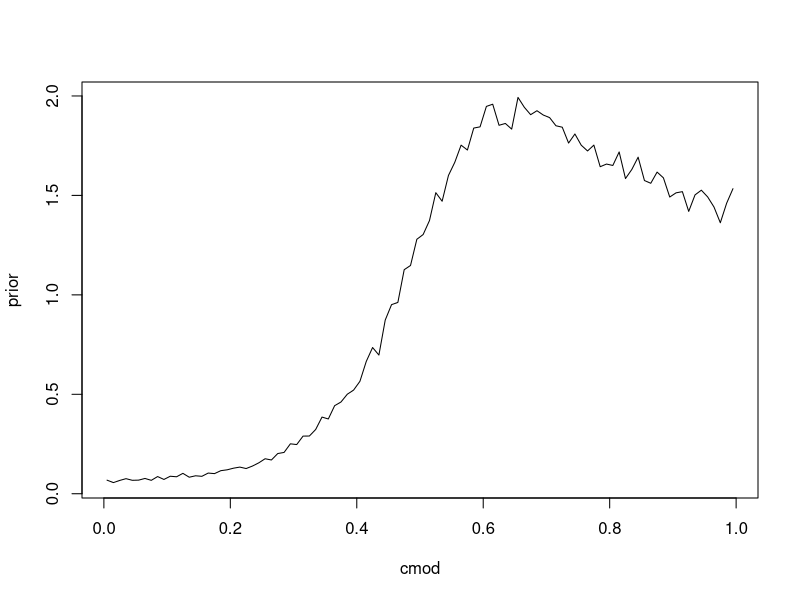
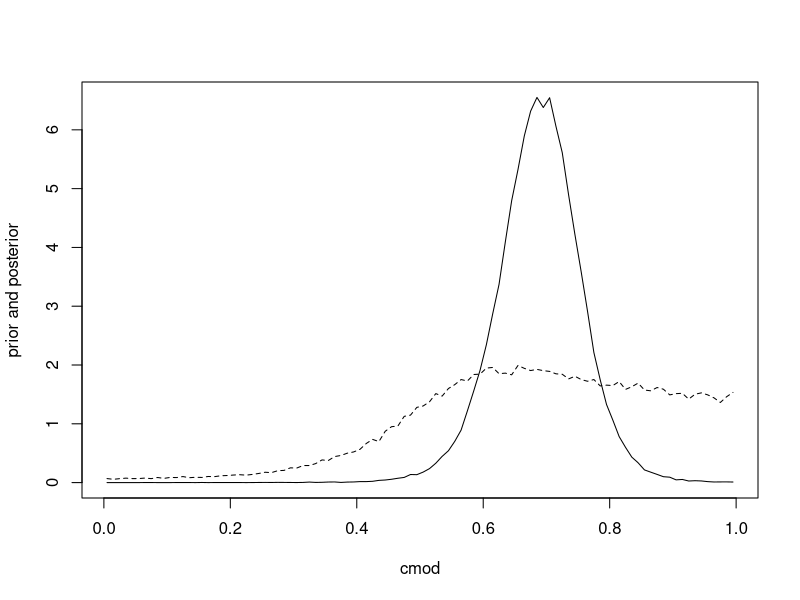
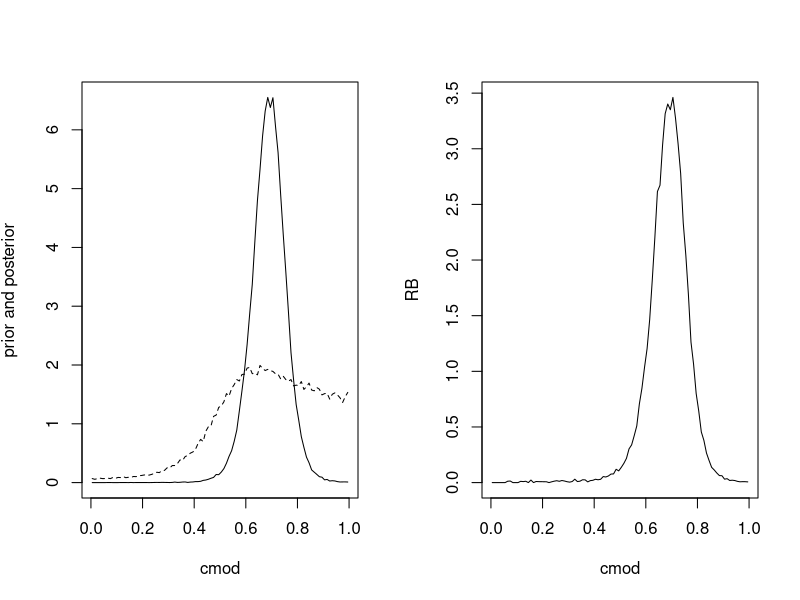

The R script that drew these images, in order: (Note: a time limit stopped this script after it produced the figures.)
# binormal analysis with equal variances
# 1. The setup

# the hyperparamters for the prior on the mu's and sigma's and w
mu0=0
tau0=0.5
alpha0=1.787
beta0=1.056
a1=15.3589 
a2=22.53835

# the data 
nND=25
xND=-0.072
sND2=19.638

nD=20
xD=0.976
sD2=16.778

#w = rbeta(1000,a1,a2)

# the values of the hyperparameters for the posterior based on the prior and the data 
alpha0post <- alpha0+(nD+nND)/2
tau0D=1/sqrt(nD+1/tau0^2)
tau0ND=1/sqrt(nND+1/tau0^2)
beta0post <- beta0+(sD2+sND2)/2+(tau0D**2)*(nD/tau0^2)*(xD-mu0)^2/2+(tau0ND**2)*(nND/tau0^2)*(xND-mu0)^2/2
mu0Dpost=(tau0D**2)*(nD*xD+mu0/tau0**2)
mu0NDpost=(tau0ND**2)*(nND*xND+mu0/tau0**2)
a1post=a1+nD
a2post=a2+nND

# L= number of subintervals of [0,1] for estimating density of copt 
L<-100
A=rep(0,L+1)
for (i in 1:(L+1)) {
  A[i]=(i-1)/L
}
grid=rep(0,L)
for (i in 1:L) {
  grid[i]=(i-1/2)/L
}

# the integrand in the computation of the AUC
fcnAUC <- function(z){
  return (dnorm(z)*pnorm((muDi-muNDi)/sigmaDi+sigmaNDi/sigmaDi*z))
}


#----------------------------------------------------------------------
#2. Using the conditional prior to make inferences about copt

# getting the prior distrbution of copt

nMonteprior=100000

# samples from (muD,sigmaD,muND,sigmaND) and prevalence w
sigmaD <- sqrt(1/rgamma(nMonteprior,alpha0,beta0))
sigmaND=sigmaD
muD = rnorm(nMonteprior,mu0,(tau0*sigmaD))
priorimpwt=pnorm((muD-mu0)/(tau0*sigmaND))
U=rbeta(nMonteprior,1,1)
muND = mu0+tau0*sigmaND*qnorm(priorimpwt*U)
# prevalence
w = rbeta(nMonteprior,a1,a2)

c=0.5*(muD+muND)+(sigmaD**2)*(log((1-w)/w))/(muD-muND)
cmod=(pi/2+atan(c))/pi
cmodmax=max(cmod)
cmodmin=min(cmod)
cmodmax
cmodmin

priorcmod <- rep(0,L)

for (iMonteprior in 1:nMonteprior) {
  for (igrid in 1:L){
    if ( (A[igrid] < cmod[iMonteprior]) & (cmod[iMonteprior] <= A[igrid+1]) ) {
      priorcmod[igrid]=priorcmod[igrid]+priorimpwt[iMonteprior]
    }
  }
}
priorcmod=priorcmod/sum(priorcmod)
priorcmoddensity=L*priorcmod
plot(grid, priorcmoddensity, xlab="cmod",ylab="prior",type="l",lty=1)


# getting the posterior

nMontepost=100000
sigmaDpost <- sqrt(1/rgamma(nMontepost,alpha0post,beta0post))
sigmaNDpost=sigmaDpost
muDpost = mu0Dpost+tau0D*sigmaDpost*rnorm(nMontepost,0,1)
postimpwt=pnorm((muDpost-mu0NDpost)/(tau0ND*sigmaNDpost))
U=rbeta(nMontepost,1,1)
muNDpost = mu0NDpost+tau0ND*sigmaNDpost*qnorm(postimpwt*U)
wpost= rbeta(nMontepost,a1post,a2post)

c=0.5*(muDpost+muNDpost)+(sigmaDpost**2)*(log((1-wpost)/wpost))/(muDpost-muNDpost)
cmod=(pi/2+atan(c))/pi
cmodmax=max(cmod)
cmodmin=min(cmod)
cmodmax
cmodmin

postcmod <- rep(0,L)

# this is the loop for the Monte Carlo for the posterior
for (iMontepost in 1:nMontepost) { 
  for (igrid in 1:L){
    if ( (A[igrid] < cmod[iMontepost]) & (cmod[iMontepost] <= A[igrid+1]) ) {
      postcmod[igrid]=postcmod[igrid]+postimpwt[iMontepost] 
    }
  }
}

postcmod=postcmod/sum(postcmod)
postcmoddensity=L*postcmod
plot(grid,postcmoddensity,xlab="cmod",ylab="prior and posterior",type="l",lty=1)
lines(grid, priorcmoddensity, type="l",lty=2)

# obtain relative belief ratio and inferences

RBcmod <- postcmod/priorcmod

postPlcmod=0
print("The values in the plausible region for cmod, copt, the RB and the post. prob. at those values")
for (i in 1:L) {
  if (priorcmod[i] > 0 & RBcmod[i] > 1 ) {
    postPlcmod=postPlcmod+postcmod[i]
    cat(grid[i],tan(pi*grid[i]-pi/2),RBcmod[i],postcmod[i],"\n")}
}
cat("The posterior content of the plausible region = ",postPlcmod,"\n")

imax=1

RBcmod[is.na(RBcmod)] = 0 # DENOTE 0 TEMPORARILY
for (i in 1:L) {
  if (priorcmod[i] >0 & RBcmod[i] > RBcmod[imax] ) {imax=i }
}
cmodest=grid[imax]
cmodest
coptest=tan(pi*cmodest-pi/2)
coptest

par(mfrow=c(1,2))
plot(grid,postcmoddensity,xlab="cmod",ylab=expression("prior and posterior"),type="l",lty=1)
lines(grid, priorcmoddensity, type="l",lty=2)
plot(grid,RBcmod,xlab="cmod",ylab=expression("RB"),type="l",lty=1)

#-------------------------------------------------------------------------------------#####################
#3. obtain error characteristics at copt estimate

coptest = 0.715

# prior
nMonteprior= 3000000

# samples from (muD,sigmaD,muND,sigmaND) and prevalence w
sigmaD <- sqrt(1/rgamma(nMonteprior,alpha0,beta0))
sigmaND=sigmaD
muD = rnorm(nMonteprior,mu0,(tau0*sigmaD))
priorimpwt=pnorm((muD-mu0)/(tau0*sigmaND))
U=rbeta(nMonteprior,1,1)
muND = mu0+tau0*sigmaND*qnorm(priorimpwt*U)
# prevalence
w= rbeta(nMonteprior,a1,a2)



FNR = pnorm((coptest-muD)/sigmaD)
FPR = 1-pnorm((coptest-muND)/sigmaND)
Error = w*FNR+(1-w)*FPR
FDR = (1-w)*FPR/((1-w)*FPR+w*(1-FNR))
FNDR = w*FNR/(w*FNR+(1-w)*(1-FPR))

priorFNR <- rep(0,L)
priorFPR <- rep(0,L)
priorError <- rep(0,L)
priorFDR <- rep(0,L)
priorFNDR <- rep(0,L)

for (iMonteprior in 1:nMonteprior) {
  for (igrid in 1:L){
    if ( (A[igrid] < FNR[iMonteprior]) & (FNR[iMonteprior] <= A[igrid+1]) ) {
      priorFNR[igrid]=priorFNR[igrid]+priorimpwt[iMonteprior]}
    if ( (A[igrid] < FPR[iMonteprior]) & (FPR[iMonteprior] <= A[igrid+1]) ) {
      priorFPR[igrid]=priorFPR[igrid]+priorimpwt[iMonteprior]}
    if ( (A[igrid] < Error[iMonteprior]) & (Error[iMonteprior] <= A[igrid+1]) ) {
      priorError[igrid]=priorError[igrid]+priorimpwt[iMonteprior]}
    if ( (A[igrid] < FDR[iMonteprior]) & (FDR[iMonteprior] <= A[igrid+1]) ) {
      priorFDR[igrid]=priorFDR[igrid]+priorimpwt[iMonteprior]}
    if ( (A[igrid] < FNDR[iMonteprior]) & (FNDR[iMonteprior] <= A[igrid+1]) ) {
      priorFNDR[igrid]=priorFNDR[igrid]+priorimpwt[iMonteprior]}
  }
}

priorFNR=priorFNR/sum(priorFNR)
priorFNRdensity=L*priorFNR

priorFPR=priorFPR/sum(priorFPR)
priorFPRdensity=L*priorFPR

priorError=priorError/sum(priorError)
priorErrordensity=L*priorError

priorFDR=priorFDR/sum(priorFDR)
priorFDRdensity=L*priorFDR

priorFNDR=priorFNDR/sum(priorFNDR)
priorFNDRdensity=L*priorFNDR


plot(grid, priorFNRdensity, xlab="FNR",ylab="prior",type="l",lty=1)
plot(grid, priorFPRdensity, xlab="FPR",ylab="prior",type="l",lty=1)
plot(grid, priorErrordensity, xlab="Error",ylab="prior",type="l",lty=1)
plot(grid, priorFDRdensity, xlab="FDR",ylab="prior",type="l",lty=1)
plot(grid, priorFNDRdensity, xlab="FNDR",ylab="prior",type="l",lty=1)


# posterior ########################################################################################
nMontepost=3000000

# samples from (muD,sigmaD,muND,sigmaND) and prevalence w
sigmaDpost <- sqrt(1/rgamma(nMontepost,alpha0post,beta0post))
sigmaNDpost=sigmaDpost
muDpost = rnorm(nMontepost,mu0Dpost,(tau0D*sigmaDpost))
postimpwt=pnorm((muDpost-mu0NDpost)/(tau0ND*sigmaNDpost))
U=rbeta(nMontepost,1,1)
muNDpost = mu0NDpost+tau0ND*sigmaNDpost*qnorm(postimpwt*U)
# prevalence
wpost=rbeta(nMontepost,a1post,a2post)

FNRpost=pnorm((coptest-muDpost)/sigmaDpost)
FPRpost=1-pnorm((coptest-muNDpost)/sigmaNDpost)
Errorpost=wpost*FNRpost+(1-wpost)*FPRpost
FDRpost=(1-wpost)*FPRpost/((1-wpost)*FPRpost+wpost*(1-FNRpost))
FNDRpost=wpost*FNRpost/(wpost*FNRpost+(1-wpost)*(1-FPRpost))

postFNR <- rep(0,L)
postFPR <- rep(0,L)
postError <- rep(0,L)
postFDR <- rep(0,L)
postFNDR <- rep(0,L)

for (iMontepost in 1:nMontepost) {
  for (igrid in 1:L){
    if ( (A[igrid] < FNRpost[iMontepost]) & (FNRpost[iMontepost] <= A[igrid+1]) ) {
      postFNR[igrid]=postFNR[igrid]+postimpwt[iMontepost]}
    if ( (A[igrid] < FPRpost[iMontepost]) & (FPRpost[iMontepost] <= A[igrid+1]) ) {
      postFPR[igrid]=postFPR[igrid]+postimpwt[iMontepost]}
    if ( (A[igrid] < Errorpost[iMontepost]) & (Errorpost[iMontepost] <= A[igrid+1]) ) {
      postError[igrid]=postError[igrid]+postimpwt[iMontepost]}
    if ( (A[igrid] < FDRpost[iMontepost]) & (FDRpost[iMontepost] <= A[igrid+1]) ) {
      postFDR[igrid]=postFDR[igrid]+postimpwt[iMontepost]}
    if ( (A[igrid] < FNDRpost[iMontepost]) & (FNDRpost[iMontepost] <= A[igrid+1]) ) {
      postFNDR[igrid]=postFNDR[igrid]+postimpwt[iMontepost]}
  }
}

postFNR=postFNR/sum(postFNR)
postFPR=postFPR/sum(postFPR)
postError=postError/sum(postError)
postFDR=postFDR/sum(postFDR)
postFNDR=postFNDR/sum(postFNDR)

# obtain relative belief ratio and inferences --------- NEED TO ADD!!!!!!!!!!!! ######################

RBFNR <- postFNR/priorFNR
RBFPR <- postFPR/priorFPR
RBError <- postError/priorError
RBFDR <- postFDR/priorFDR
RBFNDR <- postFNDR/priorFNDR

# to get a starting value for imax
for (i in 1:L) {
  if (priorFNR[i]>0) {imaxFNR=i}
  if (priorFPR[i]>0) {imaxFPR=i}
  if (priorError[i]>0) {imaxError=i}
  if (priorFDR[i]>0) {imaxFDR=i}
  if (priorFNDR[i]>0) {imaxFNDR=i}
}
imaxFNR
imaxFPR
imaxError
imaxFDR
imaxFNDR
for (i in 1:L) {
  if (priorFNR[i] >0 & RBFNR[i] > RBFNR[imaxFNR] ) {imaxFNR=i }
  if (priorFPR[i] >0 & RBFPR[i] > RBFPR[imaxFPR] ) {imaxFPR=i }
  if (priorError[i] >0 & RBError[i] > RBError[imaxError] ) {imaxError=i }
  if (priorFDR[i] >0 & RBFDR[i] > RBFDR[imaxFDR] ) {imaxFDR=i }
  if (priorFNDR[i] >0 & RBFNDR[i] > RBFNDR[imaxFNDR] ) {imaxFNDR=i }
}

FNRest=grid[imaxFNR]
FPRest=grid[imaxFPR]
Errorest=grid[imaxError]
FDRest=grid[imaxFDR]
FNDRest=grid[imaxFNDR]
FNRest
FPRest
Errorest
FDRest
FNDRest

postFNRdensity=L*postFNR
postFPRdensity=L*postFPR
postErrordensity=L*postError
postFDRdensity=L*postFDR
postFNDRdensity=L*postFNDR






par(mfrow=c(1,2))
plot(grid, postFNRdensity, xlab="FNR",ylab="prior and posterior",type="l",lty=1)
lines(grid,priorFNRdensity, xlab="FNR",ylab="prior and posterior",type="l",lty=2)
plot(grid,RBFNR,xlab="FNR",ylab=expression("RB"),type="l",lty=1)

par(mfrow=c(1,2))
plot(grid, postFPRdensity, xlab="FPR",ylab="prior and posterior",type="l",lty=1)
lines(grid,priorFPRdensity, xlab="FNR",ylab="prior and posterior",type="l",lty=2)
plot(grid,RBFPR,xlab="FPR",ylab=expression("RB"),type="l",lty=1)

par(mfrow=c(1,2))
plot(grid, postErrordensity, xlab="Error",ylab="prior and posterior",type="l",lty=1)
lines(grid,priorErrordensity, xlab="Error",ylab="prior and posterior",type="l",lty=2)
plot(grid,RBError,xlab="Error",ylab=expression("RB"),type="l",lty=1)

par(mfrow=c(1,2))
plot(grid, postFDRdensity, xlab="FDR",ylab="prior and posterior",type="l",lty=1)
lines(grid,priorFDRdensity, xlab="FNR",ylab="prior and posterior",type="l",lty=2)
plot(grid,RBFDR,xlab="FDR",ylab=expression("RB"),type="l",lty=1)

par(mfrow=c(1,2))
plot(grid, postFNDRdensity, xlab="FNDR",ylab="prior and posterior",type="l",lty=1)
lines(grid,priorFNDRdensity, xlab="FNDR",ylab="prior and posterior",type="l",lty=2)
plot(grid,RBFNDR,xlab="FNDR",ylab=expression("RB"),type="l",lty=1)



plot(grid,priorFNRdensity, xlab="FNDR",ylab="prior and posterior",type="l",lty=2)
